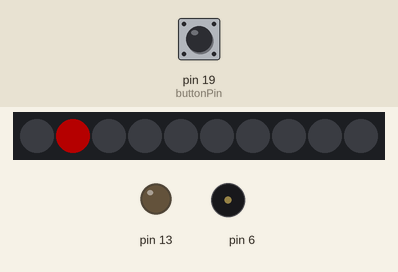
The program below on a simulated Arduino Uno, built with avr-gcc and run on an emulated ATmega328P. On the bench: 10 RGB LEDs in strip order, left to right, output pins drawn as LEDs (lit = HIGH), buzzer (waves = sounding). The test bench sets the inputs (shaded band); at power-on: pin 19 (buttonPin) LOW. Dim RGB values are drawn brighter than linear.

Above: at 1.2 s.
1.3 s: pin 19 (buttonPin) pulled HIGH for 0.15 s
At 3.6 s:
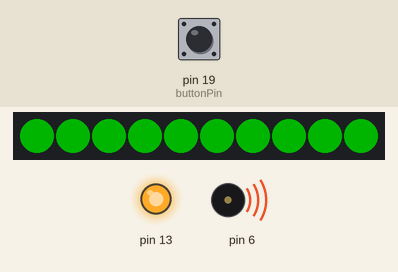
4.4 s: pin 19 (buttonPin) pulled HIGH for 1 s
At 5.6 s:
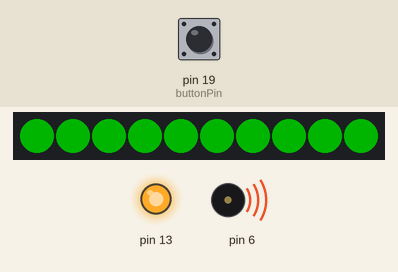
6.0 s: pin 19 (buttonPin) pulled HIGH for 3.2 s
At 13.6 s:
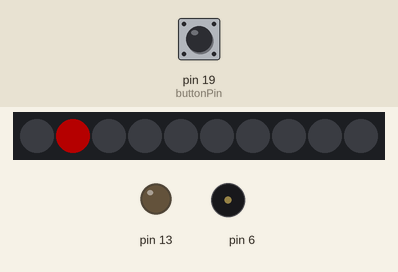
Timing chart, 0 to 15.1 s (numbered marks = the images above; inputs shaded):
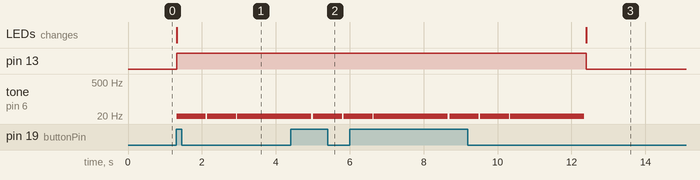

Measured:
- after the input at 1.3 s, pin 13: LOW → HIGH at once; tone on pin 6: alternates 8 Hz for 0.78 s and silent for 0.04 s, starting at once; the LEDs: change at once (image 1)
- after the input at 4.4 s, pin 13: stays HIGH (without the input it goes to LOW after 0.61 s)
- after the input at 6.0 s, pin 13: HIGH → LOW after 6.4 s instead of 2.7 s

The program:

main.cpp
```cpp
#include <Arduino.h>
#include <Adafruit_NeoPixel.h>
#include <Adafruit_CircuitPlayground.h>

int buttonState = 0;
int buttonPin = 19;

#define NeoPin 17
#define NeoCount 10

Adafruit_NeoPixel strip(NeoCount, NeoPin, NEO_GRB + NEO_KHZ800);
uint32_t red = strip.Color(255, 0, 0);
uint32_t green = strip.Color(0, 255, 0);
uint32_t magenta = strip.Color(255, 0, 255);
uint32_t greenishwhite = strip.Color(0, 64, 0, 64);

void setup() {
  // initialize the LED pin as an output:
  pinMode(13, OUTPUT);
  // initialize the pushbutton pin as an input:
  pinMode(buttonPin, INPUT);

  // Neo Pixels setup
  strip.begin();
  strip.setBrightness(64);
  strip.show(); // Initialize all pixels to 'off'

}

void loop() {

  // read the state of the pushbutton value:
  buttonState = digitalRead(buttonPin);

  // check if the pushbutton is pressed. If it is, the buttonState is HIGH:
  if (buttonState == HIGH) {
    // turn LED on:
    digitalWrite(13, HIGH);
    strip.clear();
    strip.fill(green, 0, 10);
    strip.show();
    CircuitPlayground.playTone(8,784,35);
    delay(35);
    CircuitPlayground.playTone(8,784,35);
    delay(35);
    CircuitPlayground.playTone(8,2000,1000);
    delay(35);
  } else {
    // turn LED off:
    digitalWrite(13, LOW);
    strip.clear();
    strip.setPixelColor(1, red);
    strip.show();
  }
  delay(20);
}
```
